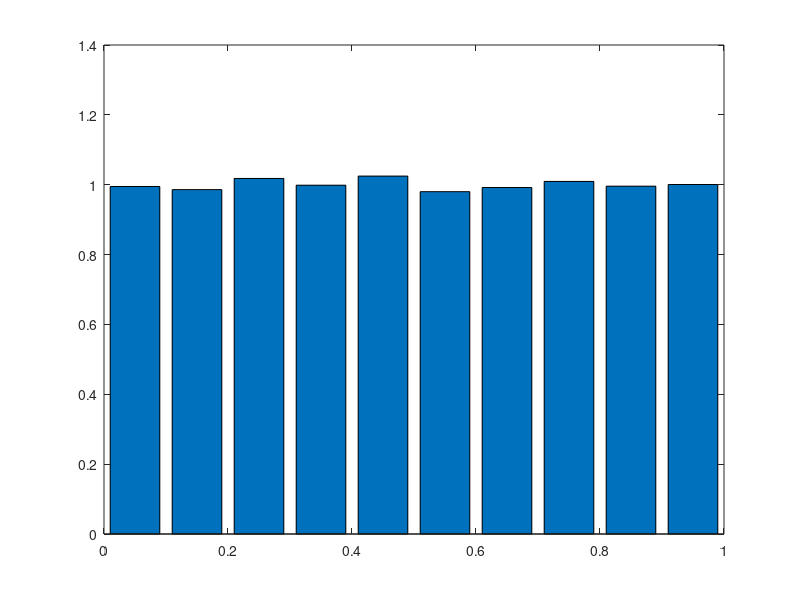

Here is the MATLAB script that generated this plot:
M=100000;

sample_list=rand(1,M);

[nlist,centerlist]=hist(sample_list);
deltac=centerlist(2)-centerlist(1);

figure
bar(centerlist,nlist/(M*deltac));

